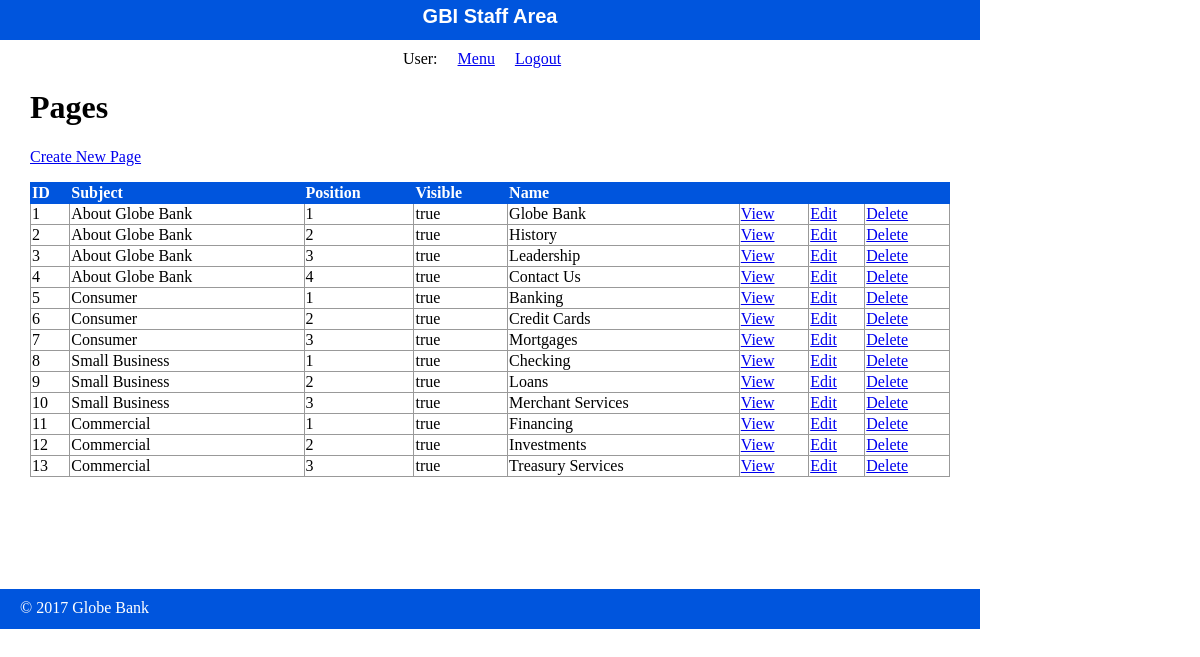
The page /globe_bank/public/staff/pages/index.php on the database as committed earlier.
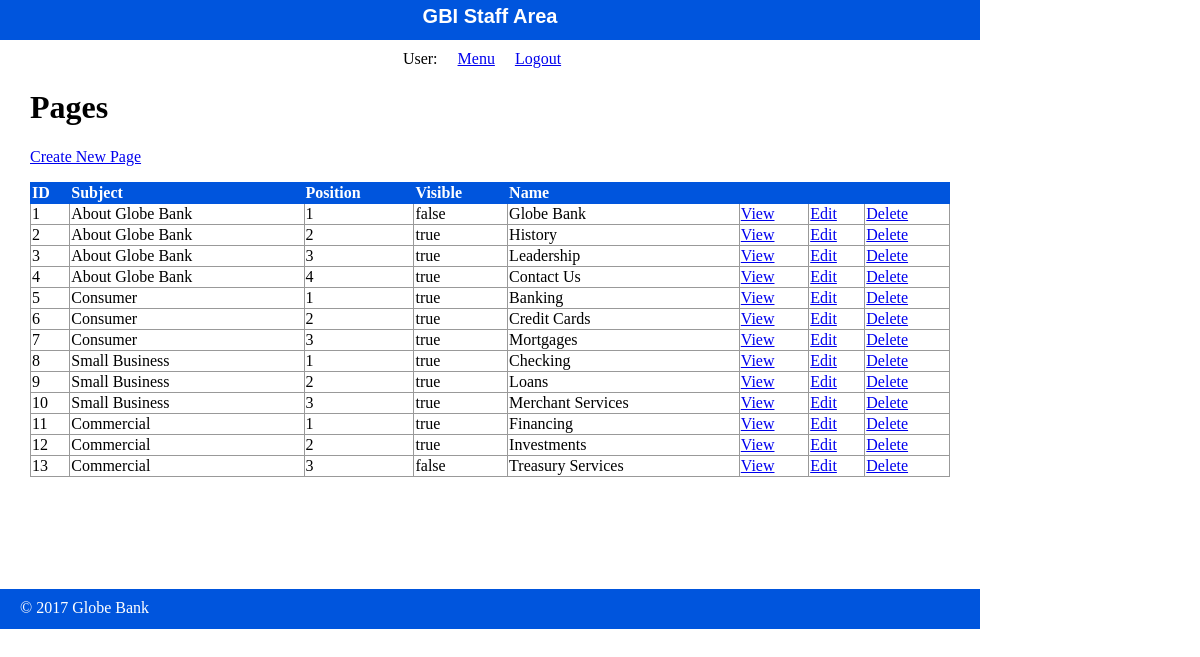
The same page on the database as committed later.
### tables this page shows
CREATE TABLE `pages` (
  `id` int(11) NOT NULL AUTO_INCREMENT,
  `subject_id` int(11) DEFAULT NULL,
  `menu_name` varchar(255) DEFAULT NULL,
  `position` int(3) DEFAULT NULL,
  `visible` tinyint(1) DEFAULT NULL,
  `content` text,
  PRIMARY KEY (`id`),
  KEY `fk_subject_id` (`subject_id`)
);

CREATE TABLE `subjects` (
  `id` int(11) NOT NULL AUTO_INCREMENT,
  `menu_name` varchar(255) DEFAULT NULL,
  `position` int(3) DEFAULT NULL,
  `visible` tinyint(1) DEFAULT NULL,
  PRIMARY KEY (`id`)
);

### globe_bank/private/functions.php (called while the page is built, shortened)
<?php
function url_for($script_path) {
  return WWW_ROOT . $script_path;
}
function u($string="") {
  return urlencode($string);
}
function h($string="") {
  return htmlspecialchars($string);
}
?>

### globe_bank/private/query_functions.php (called while the page is built, shortened)
<?php
  function find_subject_by_id($id, $options=[]) {
    global $db;
    $visible = $options['visible'] ?? false;
    $sql = "SELECT * FROM subjects ";
    $sql .= "WHERE id='" . db_escape($db, $id) . "' ";
    $result = mysqli_query($db, $sql);
    $subject = mysqli_fetch_assoc($result);
    return $subject;
  }
  function find_all_pages() {
    global $db;
    $sql = "SELECT * FROM pages ";
    $sql .= "ORDER BY subject_id ASC, position ASC";
    $result = mysqli_query($db, $sql);
    return $result;
  }
?>

### globe_bank/private/database.php (called while the page is built, shortened)
<?php
  function db_escape($connection, $string) {
    return mysqli_real_escape_string($connection, $string);
  }
?>

### globe_bank/public/staff/pages/index.php (the view, shortened to what this page needs)
<?php
  $page_set = find_all_pages();
?>
<?php include(SHARED_PATH . '/staff_header.php'); ?>
<div id="content">
  <div class="pages listing">
    <h1>Pages</h1>
    <div class="actions">
      <a class="action" href="<?php echo url_for('/staff/pages/new.php'); ?>">Create New Page</a>
    </div>
  	<table class="list">
  	  <tr>
        <th>ID</th>
        <th>Subject</th>
        <th>Position</th>
        <th>Visible</th>
  	    <th>Name</th>
  	    <th>&nbsp;</th>
  	    <th>&nbsp;</th>
        <th>&nbsp;</th>
  	  </tr>
      <?php while($page = mysqli_fetch_assoc($page_set)) { ?>
        <?php $subject = find_subject_by_id($page['subject_id']); ?>
        <tr>
          <td><?php echo h($page['id']); ?></td>
          <td><?php echo h($subject['menu_name']); ?></td>
          <td><?php echo h($page['position']); ?></td>
          <td><?php echo $page['visible'] == 1 ? 'true' : 'false'; ?></td>
    	    <td><?php echo h($page['menu_name']); ?></td>
          <td><a class="action" href="<?php echo url_for('/staff/pages/show.php?id=' . h(u($page['id']))); ?>">View</a></td>
          <td><a class="action" href="<?php echo url_for('/staff/pages/edit.php?id=' . h(u($page['id']))); ?>">Edit</a></td>
          <td><a class="action" href="<?php echo url_for('/staff/pages/delete.php?id=' . h(u($page['id']))); ?>">Delete</a></td>
    	  </tr>
      <?php } ?>
  	</table>
  </div>
</div>
<?php include(SHARED_PATH . '/staff_footer.php'); ?>

Rows that differ between the two databases and show on the page:
changed pages "Globe Bank": visible "true" → "false"
changed pages "Treasury Services": visible "true" → "false"
